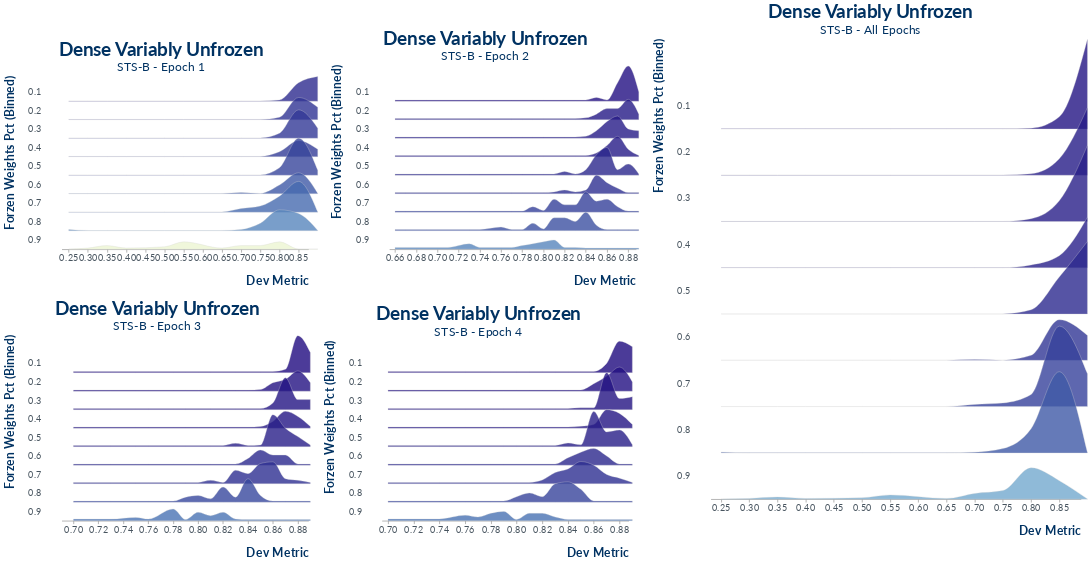

The code cell stored with this chart in its notebook:
### Markdown cell above
## (<font color='Red'>Frozen Weights</font>) `STS-B` Performance Ridgeplot
### using all default parameters

### Code cell
# load STS-B performance data from CSV, pivot columns for analysis
f_ = "stsb_final_exp.csv"
df = prepare_data_ridgeplot(pd.read_csv(os.path.join(fpath_, f_)))

# plot the combined epoch ridge plot (set return_all = False for single aggregate plot)
viz = altair_frozen_weights_performance_ridge_plot(df, task_name = "STS-B")
viz

### Figure 1 — Vega-Lite specification as saved in the notebook (floating-point values rounded to 4 significant figures; data arrays with more than 128 entries replaced by an {"elided": "..."} marker saying what was removed)
{"config": {"title": {"fontSize": 30, "font": "Lato", "anchor": "middle", "align": "center", "color": "#003262", "subtitleFontSize": 20, "subtitleFont": "Lato", "subtitleAcchor": "middle", "subtitleAlign": "center", "subtitleColor": "#003262"}, "axisX": {"labelFont": "Lato", "labelColor": "#46535e", "labelFontSize": 15, "titleFont": "Lato", "titleFontSize": 20, "titleColor": "#003262", "titleAlign": "right", "titleAnchor": "end", "titlePadding": 20}, "axisY": {"labelFont": "Lato", "labelColor": "#46535e", "labelFontSize": 15, "titleFont": "Lato", "titleFontSize": 20, "titleColor": "#003262", "titleAlign": "right", "titleAnchor": "end", "titlePadding": 20}, "headerRow": {"labelFont": "Lato", "titleFont": "Lato", "titleFontSize": 15, "titleColor": "#003262", "titleAlign": "right", "titleAnchor": "end"}, "legend": {"labelFont": "Lato", "labelFontSize": 15, "labelColor": "#584f29", "symbolType": "stroke", "symbolStrokeWidth": 3, "symbolOpacity": 1.0, "symbolSize": 500, "titleFont": "Lato", "titleFontSize": 20, "titleColor": "#003262"}, "view": {"labelFont": "Lato", "labelColor": "#46535e", "labelFontSize": 15, "titleFont": "Lato", "titleFontSize": 20, "titleColor": "#003262", "titleAlign": "right", "titleAnchor": "end", "stroke": null}, "facet": {"labelFont": "Lato", "labelColor": "#46535e", "labelFontSize": 15, "titleFont": "Lato", "titleFontSize": 20, "titleColor": "#003262", "titleAlign": "right", "titleAnchor": "end", "spacing": 0}, "row": {"labelFont": "Lato", "labelColor": "#46535e", "labelFontSize": 15, "titleFont": "Lato", "titleFontSize": 20, "titleColor": "#003262", "titleAlign": "right", "titleAnchor": "end"}}, "hconcat": [{"vconcat": [{"hconcat": [{"data": {"name": "data-652ef8c134e780d72f817ac5554f88d1"}, "facet": {"row": {"type": "ordinal", "field": "Frozen Weights Pct", "header": {"labelAlign": "right", "labelAngle": 0, "labelColor": "#46535e", "labelFont": "Lato", "labelFontSize": 15, "titleFontSize": 20}, "title": "Forzen Weights Pct (Binned)"}}, "spec": {"mark": {"type": "area", "fillOpacity": 0.8, "interpolate": "monotone", "stroke": "lightgray", "strokeWidth": 0.5}, "encoding": {"fill": {"type": "quantitative", "field": "mean_acc", "legend": null, "scale": {"domain": [0.8259, 0.2816], "scheme": "redyellowblue"}}, "x": {"type": "quantitative", "bin": "binned", "field": "bin_min", "scale": {"domain": [0.2316, 0.8759]}, "title": "Dev Metric"}, "y": {"type": "quantitative", "axis": null, "field": "value", "scale": {"range": [30, -30]}}}, "height": 30, "transform": [{"joinaggregate": [{"op": "mean", "field": "Dev Metric", "as": "mean_acc"}], "groupby": ["Frozen Weights Pct"]}, {"bin": {"maxbins": 30}, "field": "Dev Metric", "as": ["bin_max", "bin_min"]}, {"aggregate": [{"op": "count", "as": "value"}], "groupby": ["Frozen Weights Pct", "mean_acc", "bin_min", "bin_max"]}, {"impute": "value", "key": "bin_min", "groupby": ["Frozen Weights Pct", "mean_acc"], "value": 0.2316}], "width": 400}, "bounds": "flush", "title": {"text": "Dense Variably Unfrozen", "subtitle": "STS-B - Epoch 1"}}, {"data": {"name": "data-1ee11e6b121482aed29fb9a59bb3ac66"}, "facet": {"row": {"type": "ordinal", "field": "Frozen Weights Pct", "header": {"labelAlign": "right", "labelAngle": 0, "labelColor": "#46535e", "labelFont": "Lato", "labelFontSize": 15, "titleFontSize": 20}, "title": "Forzen Weights Pct (Binned)"}}, "spec": {"mark": {"type": "area", "fillOpacity": 0.8, "interpolate": "monotone", "stroke": "lightgray", "strokeWidth": 0.5}, "encoding": {"fill": {"type": "quantitative", "field": "mean_acc", "legend": null, "scale": {"domain": [0.8375, 0.7046], "scheme": "redyellowblue"}}, "x": {"type": "quantitative", "bin": "binned", "field": "bin_min", "scale": {"domain": [0.6546, 0.8875]}, "title": "Dev Metric"}, "y": {"type": "quantitative", "axis": null, "field": "value", "scale": {"range": [30, -30]}}}, "height": 30, "transform": [{"joinaggregate": [{"op": "mean", "field": "Dev Metric", "as": "mean_acc"}], "groupby": ["Frozen Weights Pct"]}, {"bin": {"maxbins": 30}, "field": "Dev Metric", "as": ["bin_max", "bin_min"]}, {"aggregate": [{"op": "count", "as": "value"}], "groupby": ["Frozen Weights Pct", "mean_acc", "bin_min", "bin_max"]}, {"impute": "value", "key": "bin_min", "groupby": ["Frozen Weights Pct", "mean_acc"], "value": 0.6546}], "width": 400}, "bounds": "flush", "title": {"text": "Dense Variably Unfrozen", "subtitle": "STS-B - Epoch 2"}}]}, {"hconcat": [{"data": {"name": "data-fc7ea188366d2f17319639308a999226"}, "facet": {"row": {"type": "ordinal", "field": "Frozen Weights Pct", "header": {"labelAlign": "right", "labelAngle": 0, "labelColor": "#46535e", "labelFont": "Lato", "labelFontSize": 15, "titleFontSize": 20}, "title": "Forzen Weights Pct (Binned)"}}, "spec": {"mark": {"type": "area", "fillOpacity": 0.8, "interpolate": "monotone", "stroke": "lightgray", "strokeWidth": 0.5}, "encoding": {"fill": {"type": "quantitative", "field": "mean_acc", "legend": null, "scale": {"domain": [0.8385, 0.7406], "scheme": "redyellowblue"}}, "x": {"type": "quantitative", "bin": "binned", "field": "bin_min", "scale": {"domain": [0.6906, 0.8885]}, "title": "Dev Metric"}, "y": {"type": "quantitative", "axis": null, "field": "value", "scale": {"range": [30, -30]}}}, "height": 30, "transform": [{"joinaggregate": [{"op": "mean", "field": "Dev Metric", "as": "mean_acc"}], "groupby": ["Frozen Weights Pct"]}, {"bin": {"maxbins": 30}, "field": "Dev Metric", "as": ["bin_max", "bin_min"]}, {"aggregate": [{"op": "count", "as": "value"}], "groupby": ["Frozen Weights Pct", "mean_acc", "bin_min", "bin_max"]}, {"impute": "value", "key": "bin_min", "groupby": ["Frozen Weights Pct", "mean_acc"], "value": 0.6906}], "width": 400}, "bounds": "flush", "title": {"text": "Dense Variably Unfrozen", "subtitle": "STS-B - Epoch 3"}}, {"data": {"name": "data-d8ae62baec097bc6db57a6b1d249c6be"}, "facet": {"row": {"type": "ordinal", "field": "Frozen Weights Pct", "header": {"labelAlign": "right", "labelAngle": 0, "labelColor": "#46535e", "labelFont": "Lato", "labelFontSize": 15, "titleFontSize": 20}, "title": "Forzen Weights Pct (Binned)"}}, "spec": {"mark": {"type": "area", "fillOpacity": 0.8, "interpolate": "monotone", "stroke": "lightgray", "strokeWidth": 0.5}, "encoding": {"fill": {"type": "quantitative", "field": "mean_acc", "legend": null, "scale": {"domain": [0.8372, 0.7453], "scheme": "redyellowblue"}}, "x": {"type": "quantitative", "bin": "binned", "field": "bin_min", "scale": {"domain": [0.6953, 0.8872]}, "title": "Dev Metric"}, "y": {"type": "quantitative", "axis": null, "field": "value", "scale": {"range": [30, -30]}}}, "height": 30, "transform": [{"joinaggregate": [{"op": "mean", "field": "Dev Metric", "as": "mean_acc"}], "groupby": ["Frozen Weights Pct"]}, {"bin": {"maxbins": 30}, "field": "Dev Metric", "as": ["bin_max", "bin_min"]}, {"aggregate": [{"op": "count", "as": "value"}], "groupby": ["Frozen Weights Pct", "mean_acc", "bin_min", "bin_max"]}, {"impute": "value", "key": "bin_min", "groupby": ["Frozen Weights Pct", "mean_acc"], "value": 0.6953}], "width": 400}, "bounds": "flush", "title": {"text": "Dense Variably Unfrozen", "subtitle": "STS-B - Epoch 4"}}]}]}, {"data": {"name": "data-4872aec5a9bf6bbf5384395c7406ab9b"}, "facet": {"row": {"type": "ordinal", "field": "Frozen Weights Pct", "header": {"labelAlign": "right", "labelAngle": 0, "labelColor": "#46535e", "labelFont": "Lato", "labelFontSize": 15, "titleFontSize": 20}, "title": "Forzen Weights Pct (Binned)"}}, "spec": {"mark": {"type": "area", "fillOpacity": 0.8, "interpolate": "monotone", "stroke": "lightgray", "strokeWidth": 0.5}, "encoding": {"fill": {"type": "quantitative", "field": "mean_acc", "legend": null, "scale": {"domain": [0.8385, 0.2816], "scheme": "redyellowblue"}}, "x": {"type": "quantitative", "bin": "binned", "field": "bin_min", "scale": {"domain": [0.2316, 0.8885]}, "title": "Dev Metric"}, "y": {"type": "quantitative", "axis": null, "field": "value", "scale": {"range": [75, -75]}}}, "height": 75, "transform": [{"joinaggregate": [{"op": "mean", "field": "Dev Metric", "as": "mean_acc"}], "groupby": ["Frozen Weights Pct"]}, {"bin": {"maxbins": 30}, "field": "Dev Metric", "as": ["bin_max", "bin_min"]}, {"aggregate": [{"op": "count", "as": "value"}], "groupby": ["Frozen Weights Pct", "mean_acc", "bin_min", "bin_max"]}, {"impute": "value", "key": "bin_min", "groupby": ["Frozen Weights Pct", "mean_acc"], "value": 0.2316}], "width": 600}, "bounds": "flush", "title": {"text": "Dense Variably Unfrozen", "subtitle": "STS-B - All Epochs"}}], "$schema": "https://vega.github.io/schema/vega-lite/v4.8.1.json", "datasets": {"data-652ef8c134e780d72f817ac5554f88d1": {"elided": "300 records"}, "data-1ee11e6b121482aed29fb9a59bb3ac66": {"elided": "300 records"}, "data-fc7ea188366d2f17319639308a999226": {"elided": "300 records"}, "data-d8ae62baec097bc6db57a6b1d249c6be": {"elided": "300 records"}, "data-4872aec5a9bf6bbf5384395c7406ab9b": {"elided": "1200 records"}}}
